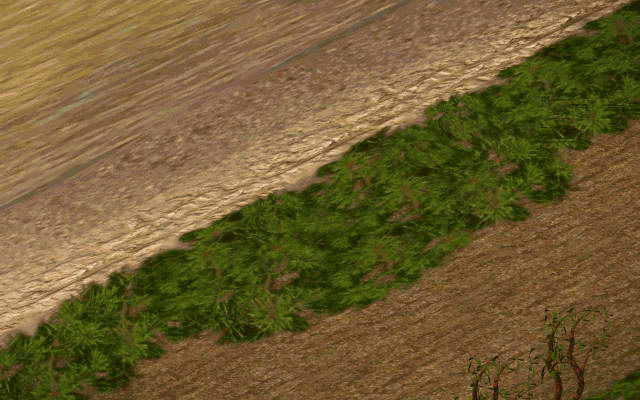

This game map was drawn from its Tiled (.tmx) file and the tilesets committed beside it. A one-line description and the trimmed map source follow:
An orthogonal 64x40 tile map with 10x10 px tiles, 1 tile layer (块层 1).

<map version="1.0" orientation="orthogonal" width="64" height="40" tilewidth="10" tileheight="10">
 <tileset firstgid="1" name="1- (112)" tilewidth="10" tileheight="10">
  <image source="map/1- (112).jpg" trans="ff00ff" width="640" height="400" />
 </tileset>
 <layer name="块层 1" width="64" height="40">
  <data>[2560 cells, 2560 non-empty, 2560 distinct tile ids]</data>
 </layer>
</map>
